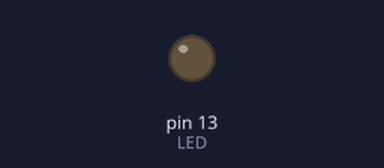
The sketch below on a simulated Arduino Uno, built with avr-gcc and run on an emulated ATmega328P. Parts: output pins drawn as LEDs (lit = HIGH).

Above: at 1.0 s.
At 3.5 s:
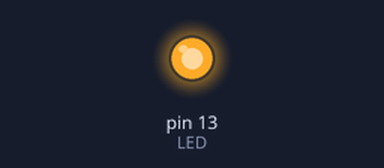
Timing chart, 0 to 6.5 s (numbered marks = the images above):
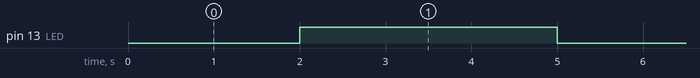

The sketch:

Potentiometer-LED-Brightness.ino
```cpp
# define LED 13
void setup ()
{
pinMode(LED,OUTPUT);
}
void loop ()
{
analogWrite(LED,50);
delay(1000);
analogWrite(LED,100);
delay(1000);
analogWrite(LED,150);
delay(1000);
analogWrite(LED,200);
delay(1000);
analogWrite(LED,250);
delay(1000);
}
```

Measured:
- by itself, pin 13 (LED): alternates HIGH for 3.0 s and LOW for 2.0 s
